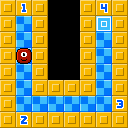

Below is a game level as drawn by its tile map, then a one-line description and the .tmx file that defines it, in full:
An orthogonal 8x8 tile map with 16x16 px tiles, 3 tile layers (floor, walls, items).

<map version="1.10" tiledversion="1.11.0" orientation="orthogonal" renderorder="left-up" width="8" height="8" tilewidth="16" tileheight="16" infinite="0" nextlayerid="4" nextobjectid="1">
 <editorsettings>
  <export target="../main/level1" format="defold" />
 </editorsettings>
 <properties>
  <property name="moves" type="int" value="4" />
  <property name="name" value="EASY AS 1-2-3-4" />
 </properties>
 <tileset firstgid="1" source="tiles.tsx" />
 <layer id="1" name="floor" width="8" height="8">
  <data encoding="csv">
0,0,0,0,0,0,0,0,
0,52,0,0,0,0,52,0,
0,52,0,0,0,0,52,0,
0,52,0,0,0,0,52,0,
0,52,0,0,0,0,52,0,
0,52,0,0,0,0,52,0,
0,52,52,52,52,52,52,0,
0,0,0,0,0,0,0,0
</data>
 </layer>
 <layer id="2" name="walls" width="8" height="8">
  <data encoding="csv">
51,57,51,0,0,51,120,51,
51,0,51,0,0,51,0,51,
51,0,51,0,0,51,0,51,
51,0,51,0,0,51,0,51,
51,0,51,0,0,51,0,51,
51,0,51,51,51,51,0,51,
51,0,0,0,0,0,0,59,
51,58,51,51,51,51,51,51
</data>
 </layer>
 <layer id="3" name="items" width="8" height="8">
  <data encoding="csv">
0,0,0,0,0,0,0,0,
0,0,0,0,0,0,1,0,
0,0,0,0,0,0,0,0,
0,2,0,0,0,0,0,0,
0,0,0,0,0,0,0,0,
0,0,0,0,0,0,0,0,
0,0,0,0,0,0,0,0,
0,0,0,0,0,0,0,0
</data>
 </layer>
</map>
